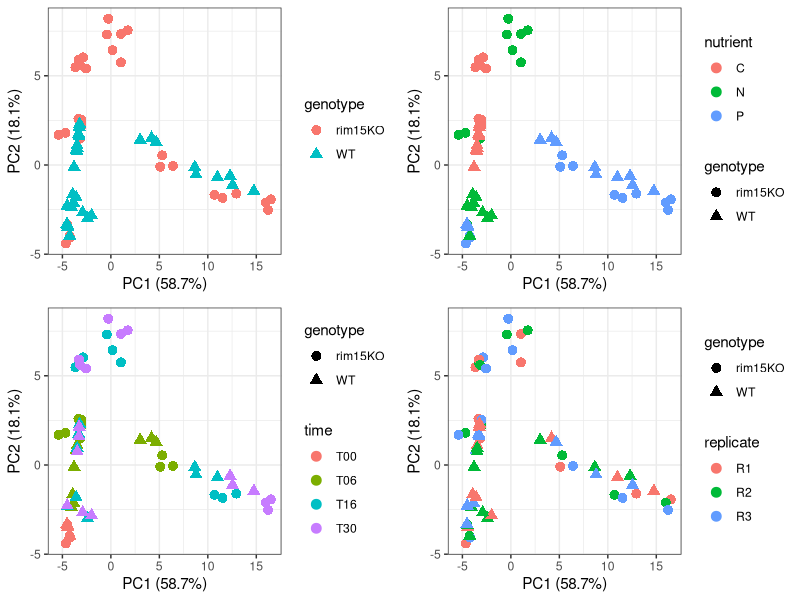
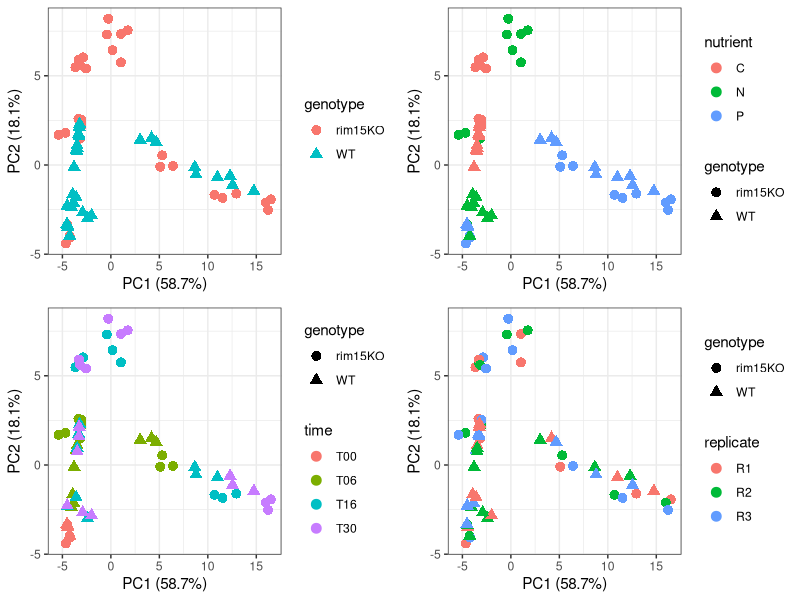

Generate these figures, in order, with R:
## ---- chunk 1
library(tidyverse)

ratios <- read_csv("./tables/normed_ratio_perseus.csv")

dir.create("./analyses/output", showWarnings = FALSE, recursive = TRUE)
## ---- chunk 2
# Sample columns are named genotype_nutrient_time_replicate, e.g. WT_C_T06_R2.
sample_cols <- grep("^(WT|rim15KO)_", names(ratios), value = TRUE)

# Matrix: samples in rows (like observations), proteins in columns.
# Keep proteins quantified in every sample so PCA needs no imputation
# (mirrors the complete-case approach used in the per-genotype PCA).
mat <- ratios %>%
  select(`Protein IDs`, all_of(sample_cols)) %>%
  column_to_rownames("Protein IDs") %>%
  as.matrix()

complete <- mat[rowSums(is.na(mat)) == 0, , drop = FALSE]
message(nrow(complete), " proteins complete across all ", ncol(complete), " samples")

# log2 the ratios before PCA
pca_in <- t(log2(complete))

meta <- tibble(sample = rownames(pca_in)) %>%
  separate(sample, into = c("genotype", "nutrient", "time", "replicate"),
           sep = "_", remove = FALSE)
## ---- chunk 3
pc <- prcomp(pca_in, center = TRUE, scale. = FALSE)
var_expl <- 100 * pc$sdev^2 / sum(pc$sdev^2)

scores <- as_tibble(pc$x[, 1:4], rownames = "sample") %>% left_join(meta, by = "sample")

plot_pca <- function(color_by) {
  ggplot(scores, aes(PC1, PC2, color = .data[[color_by]], shape = genotype)) +
    geom_point(size = 3) +
    labs(x = sprintf("PC1 (%.1f%%)", var_expl[1]),
         y = sprintf("PC2 (%.1f%%)", var_expl[2]),
         color = color_by) +
    theme_bw()
}

p <- cowplot::plot_grid(plot_pca("genotype"), plot_pca("nutrient"),
                        plot_pca("time"), plot_pca("replicate"), nrow = 2)
p
ggsave("./analyses/output/combined_pca.pdf", p, width = 10, height = 8)

# Which PC captures genotype? Correlate PCs with genotype indicator.
scores %>%
  mutate(gt = as.numeric(genotype == "WT")) %>%
  summarise(across(starts_with("PC"), ~ cor(.x, gt))) %>%
  pivot_longer(everything(), names_to = "PC", values_to = "cor_with_genotype") %>%
  arrange(desc(abs(cor_with_genotype)))
## ---- chunk 4
# Identify the offset WT carbon replicate on PC2 (per Fig S2C), then re-run the
# PCA without that replicate and confirm the genotype/nutrient/time structure
# is unchanged.
scores %>% filter(genotype == "WT", nutrient == "C") %>%
  select(sample, PC1, PC2) %>% arrange(PC2)
## ---- chunk 5
sessionInfo()
